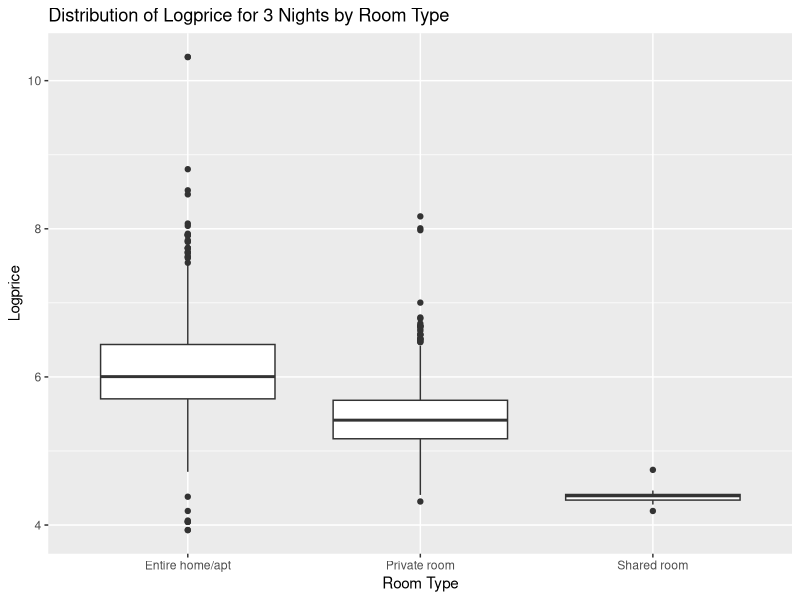
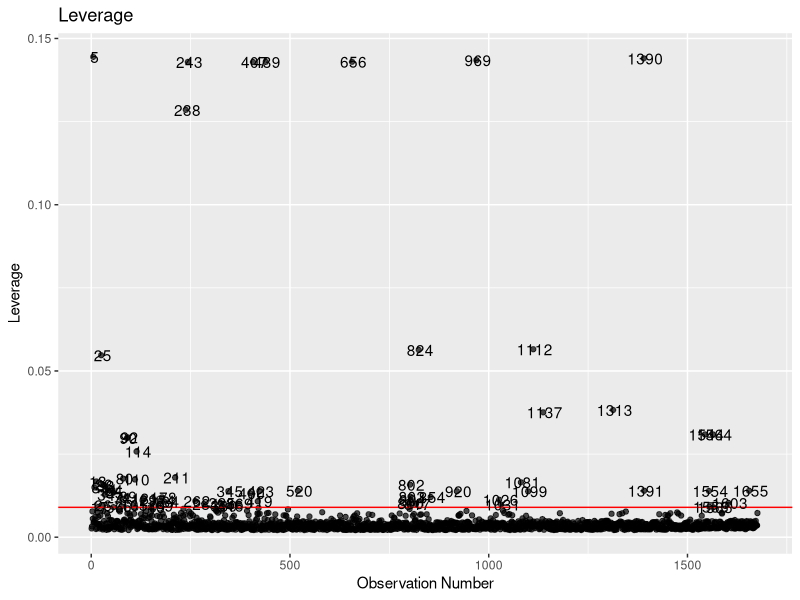
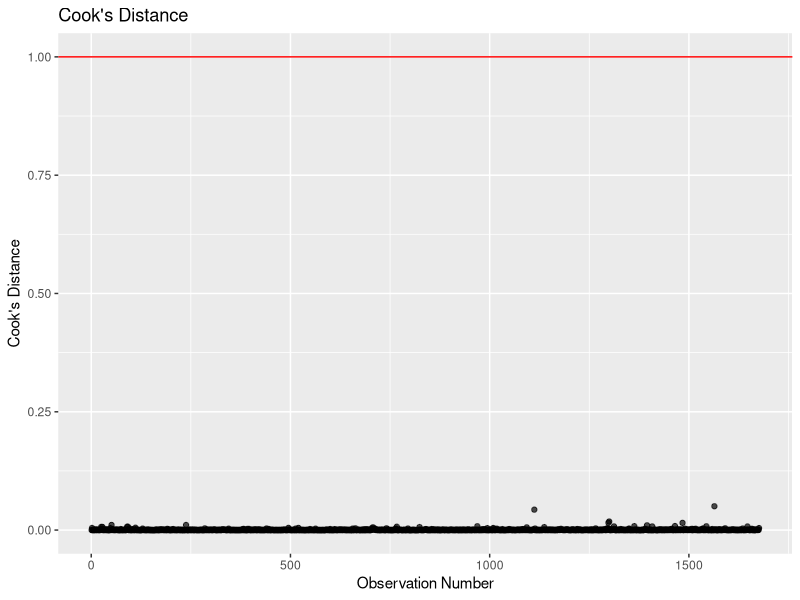
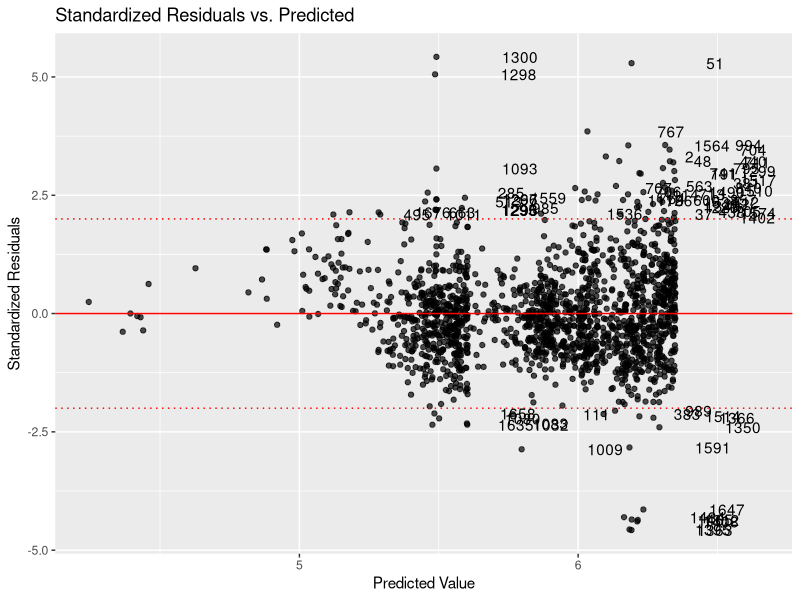
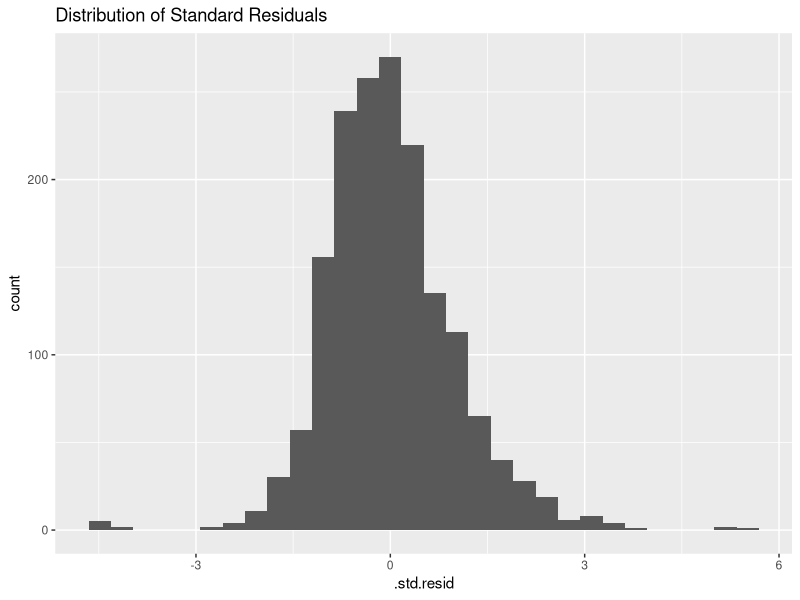

Write the R code that produced these figures, in order.
## ---- chunk 1
knitr::opts_chunk$set(echo = TRUE,
                      warning=FALSE,
                      message=FALSE)
## ---- chunk 2
library(tidyverse)
library(broom)
library(knitr) 
library(rms)
## ---- chunk 3
airbnb_mod <- read_csv("data/airbnb_mod.csv")
## ---- chunk 4
airbnb_mod <- airbnb_mod %>%
  mutate(log_price_3 = log(price_3_nights))
## ---- chunk 5
logprice_model <- lm(log_price_3 ~ prop_type_simp + number_of_reviews + review_scores_rating, data = airbnb_mod)
kable(tidy(logprice_model, conf.int = TRUE, level = 0.95),digits=5)
## ---- chunk 6
logprice_model_full <- lm(log_price_3 ~ prop_type_simp + number_of_reviews + review_scores_rating + room_type, data = airbnb_mod)
kable(tidy(logprice_model, conf.int = TRUE, level = 0.95),digits=5)
## ---- chunk 7
ggplot(data = airbnb_mod, mapping = aes(x = room_type, y = log_price_3)) + geom_boxplot() + labs(title = "Distribution of Logprice for 3 Nights by Room Type", x = "Room Type", y = "Logprice")
## ---- chunk 8
reduced <- lm(log_price_3 ~ prop_type_simp + number_of_reviews + review_scores_rating, data = airbnb_mod)

full <- lm(log_price_3 ~ prop_type_simp + number_of_reviews + review_scores_rating + room_type, data = airbnb_mod)

kable(anova(reduced, full), format="markdown", digits = 3)
## ---- chunk 9
price_output <- augment(logprice_model_full) %>%
  mutate(obs_num = row_number())

price_output %>%
  slice(1:5)
## ---- chunk 10
leverage_threshold <- 2*(7+1)/nrow(airbnb_mod)

ggplot(data = price_output, aes(x = obs_num,y = .hat)) + 
  geom_point(alpha = 0.7) + 
  geom_hline(yintercept = leverage_threshold,color = "red")+
  labs(x = "Observation Number",y = "Leverage",title = "Leverage") +
  geom_text(aes(label=ifelse(.hat > leverage_threshold, as.character(obs_num), "")), nudge_x = 4)
## ---- chunk 11
price_output %>%
  filter(.hat > leverage_threshold)
## ---- chunk 12
ggplot(data = price_output, aes(x = obs_num, y = .cooksd)) + 
  geom_point(alpha = 0.7) + 
  geom_hline(yintercept=1,color = "red")+
  labs(x= "Observation Number",y = "Cook's Distance",title = "Cook's Distance") +
  geom_text(aes(label = ifelse(.hat>1,as.character(obs_num),"")))
## ---- chunk 13
ggplot(data = price_output, aes(x = .fitted,y = .std.resid)) +
  geom_point(alpha = 0.7) + 
  geom_hline(yintercept = 0,color = "red") +
  geom_hline(yintercept = -2,color = "red",linetype = "dotted") +
  geom_hline(yintercept = 2,color = "red",linetype = "dotted") +
  labs(x ="Predicted Value",y ="Standardized Residuals",title = "Standardized Residuals vs. Predicted") +
  geom_text(aes(label = ifelse(abs(.std.resid) >2,as.character(obs_num),"")), nudge_x = 0.3)
## ---- chunk 14
price_output %>% filter(abs(.std.resid) > 2) %>% 
  select(prop_type_simp, number_of_reviews, review_scores_rating, room_type)
## ---- chunk 15
ggplot(data = price_output, mapping = aes(x = .std.resid)) + geom_histogram() + labs(title = "Distribution of Standard Residuals")
## ---- chunk 16
tidy(vif(logprice_model_full))
